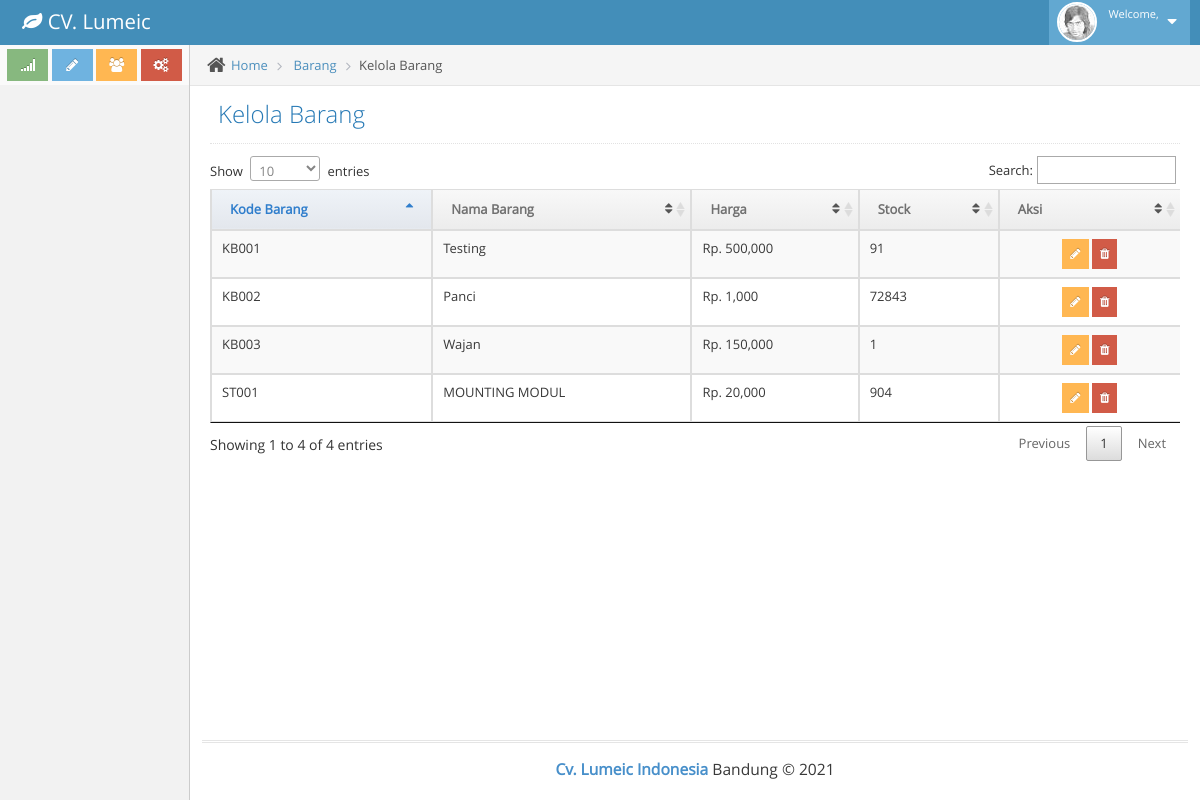
Page /index.php/barang/kelola_barang on the committed database.
### tables this page shows
CREATE TABLE `barang` (
  `barang_id` int(11) NOT NULL,
  `kode_barang` varchar(200) NOT NULL,
  `kode_kat` varchar(200) NOT NULL,
  `nama` varchar(200) NOT NULL,
  `harga` decimal(50,2) NOT NULL,
  `stock` varchar(200) NOT NULL,
  `created_by` varchar(200) NOT NULL,
  `created_date` date NOT NULL,
  `modified_by` varchar(200) NOT NULL,
  `modified_date` date NOT NULL
);

### application/controllers/Barang.php (called while the page is built, shortened)
<?php
class Barang extends CI_Controller
{
    function __construct()
    {
        $this->load->model('barang_m');
    }
    public function kelola_barang()
    {
        $data['data'] = $this->barang_m->get_alldata('barang');
        $this->load->view('barang/kelola_barang', $data);
    }
}

### index.php (called while the page is built, shortened)
<?php
require_once BASEPATH.'core/CodeIgniter.php';

### application/models/barang_m.php (called while the page is built, shortened)
<?php
class barang_m extends CI_Model
{
    public function get_alldata($table)
    {
        $this->db->select('*');
        $this->db->from($table);
        $result = $this->db->get()->result();
        return $result;
    }
}

### application/views/barang/kelola_barang.php (the view, shortened to what this page needs)
<div class="main-content">
    <div class="main-content-inner">
        <div class="breadcrumbs ace-save-state" id="breadcrumbs">
            <ul class="breadcrumb">
                <li>
                    <i class="ace-icon fa fa-home home-icon"></i>
                    <a href="#">Home</a>
                </li>
                <li>
                    <a href="#">Barang</a>
                </li>
                <li class="active">Kelola Barang</li>
            </ul>
        </div>
        <div class="page-content">
            <div class="page-header">
                <h1>
                    Kelola Barang
                </h1>
            </div>
            <div class="page-body">
                <div class="box">
                    <div class="box-body table-responsive">
                        <table class="table table-bordered table-striped table-hover" id="table">
                            <thead>
                                <tr>
                                    <th>Kode Barang</th>
                                    <th>Nama Barang</th>
                                    <th>Harga</th>
                                    <th>Stock</th>
                                    <th>Aksi</th>
                                </tr>
                            </thead>
                            <tbody>
                                <?php
                                foreach ($data as $data_brg) {
                                ?>
                                    <tr>
                                        <td><?php echo $data_brg->kode_barang ?></td>
                                        <td><?php echo $data_brg->nama ?></td>
                                        <td>Rp. <?php echo number_format($data_brg->harga) ?></td>
                                        <td><?php echo $data_brg->stock ?></td>
                                        <td class="text-center" width="160px">
                                            <button class="btn btn-warning btn-xs" id="btnedit" data-id="<?php echo $data_brg->kode_barang ?>" title="Atur">
                                                <i class="fa fa-pencil"></i>
                                            </button>
                                            <button class="btn btn-danger btn-xs" id="btndel" data-id="<?php echo $data_brg->kode_barang ?>" title="Hapus">
                                                <i class="fa fa-trash"></i>
                                            </button>
                                        </td>
                                    </tr>
                                <?php
                                }
                                ?>
                            </tbody>
                        </table>
                    </div>
                </div>
            </div>
        </div>
    </div>
</div>

### rows in the picture
barang: kode_barang "KB001", nama "Testing", harga "500,000", stock "91"
barang: kode_barang "KB002", nama "Panci", harga "1,000", stock "72843"
barang: kode_barang "KB003", nama "Wajan", harga "150,000", stock "1"
barang: kode_barang "ST001", nama "MOUNTING MODUL", harga "20,000", stock "904"
